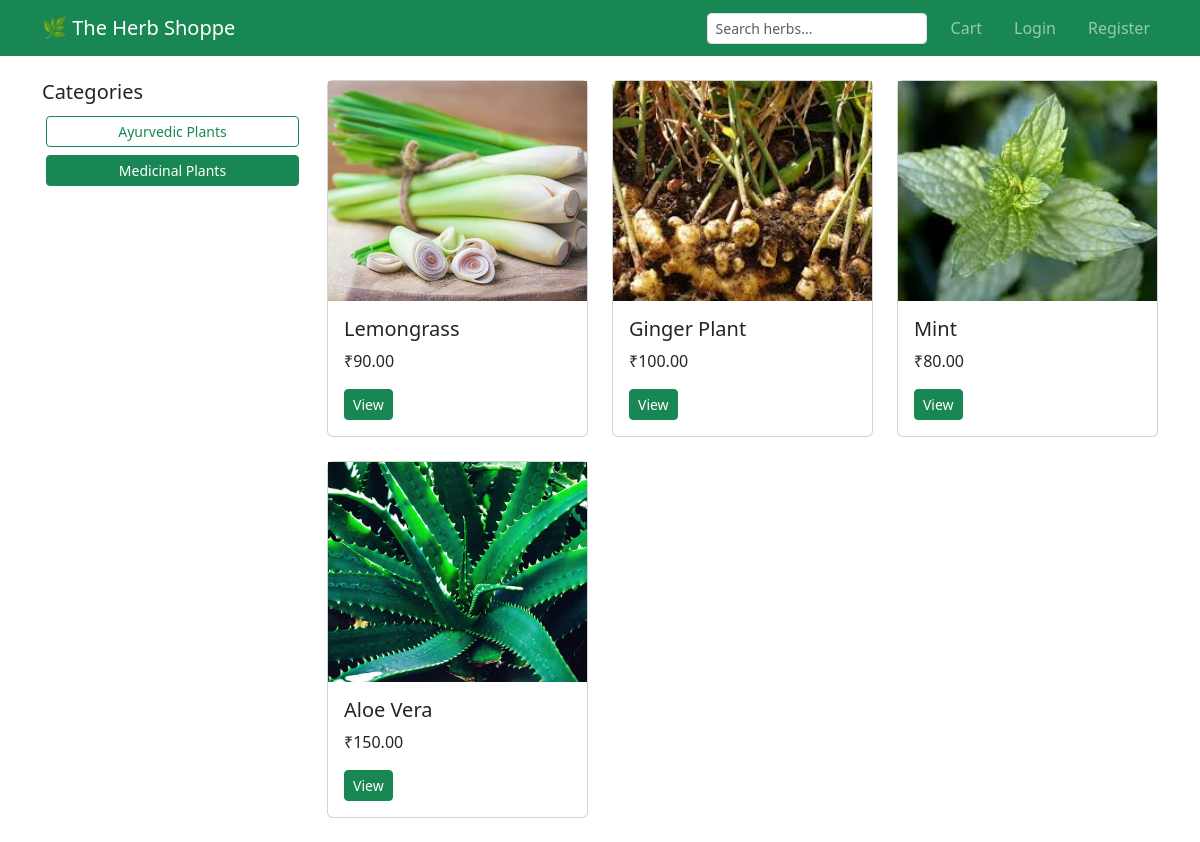
The page /category/Medicinal/ on the database its author committed.
### products/models.py (models this page shows, shortened)
class Category(models.Model):
    name = models.CharField(max_length=100, unique=True)
    slug = models.SlugField(max_length=120, unique=True)
    image = models.ImageField(upload_to='categories/', blank=True, null=True)
    is_active = models.BooleanField(default=True)
    class Meta:
        verbose_name_plural = "Categories"
        ordering = ['name']

class Product(models.Model):
    category = models.ForeignKey(
        Category,
        on_delete=models.CASCADE,
        related_name='products'
    )
    name = models.CharField(max_length=200)
    slug = models.SlugField(max_length=220, unique=True)
    description = models.TextField()
    price = models.DecimalField(max_digits=8, decimal_places=2)
    stock = models.PositiveIntegerField()
    image = models.ImageField(upload_to='products/')
    is_available = models.BooleanField(default=True)
    is_trending = models.BooleanField(default=False)
    is_featured = models.BooleanField(default=False)
    created_at = models.DateTimeField(auto_now_add=True)
    updated_at = models.DateTimeField(auto_now=True)
    class Meta:
        ordering = ['-created_at']

### products/views.py (the view)
# urls.py: path('', views.product_list, name='product_list'),
def product_list(request, category_slug=None):
    query = request.GET.get('q')
    categories = Category.objects.all()
    products = Product.objects.all()
    if category_slug:
        category = Category.objects.get(slug=category_slug)
        products = products.filter(category=category)
    else:
        category = None
    if query:
        products = products.filter(
            Q(name__icontains=query) |
            Q(description__icontains=query)
        )
    context = {
        'products': products,
        'categories': categories,
        'category': category,
        'query': query,
    }
    return render(request, 'products/product_list.html', context)

### templates/products/product_list.html (shortened to what this page needs)
{% extends 'base.html' %}
{% block content %}
<div class="row">
  <div class="col-md-3">
    <h5>Categories</h5>
    <ul class="list-group">
      {% for cat in categories %}
         {% if cat.slug %}
     <li class="list-group-item border-0 p-1">
  <a href="{% url 'products:category_filter' cat.slug %}"
     class="btn btn-outline-success btn-sm w-100
     {% if category and category.slug == cat.slug %} active {% endif %}">
    {{ cat.name }}
  </a>
</li>
    {% endif %}
      {% endfor %}
    </ul>
  </div>
  <div class="col-md-9">
    <div class="row">
      {% for product in products %}
        <div class="col-md-4 mb-4">
          <div class="card h-100 product-card">
            <div class="product-image-wrapper">
            <img src="{{ product.image.url }}" alt="{{ product.name }}">
            </div>
            <div class="card-body">
              <h5 class="card-title">{{ product.name }}</h5>
              <p class="card-text">₹{{ product.price }}</p>
              <a href="{% url 'products:product_detail' product.slug %}"
                 class="btn btn-success btn-sm">View</a>
            </div>
          </div>
        </div>
      {% endfor %}
    </div>
  </div>
</div>
{% endblock %}

### templates/base.html (style rules this page uses)
.product-image-wrapper { width: 100%; height: 220px; overflow: hidden; display: flex; align-items: center; justify-content: center; background: #f8f9fa; }
.product-image-wrapper img { width: 100%; height: 100%; object-fit: cover; transition: transform 0.4s ease; }
.product-card { transition: transform 0.3s ease, box-shadow 0.3s ease; }
.list-group .btn { transition: all 0.2s ease; }
.list-group .btn:hover, .list-group .btn.active { background-color: #198754; color: #fff; border-color: #198754; }

### rows shown on the page
Category: name "Ayurvedic Plants"
Category: name "Medicinal Plants"
Product: image (picture), name "Lemongrass", price "90.00"
Product: image (picture), name "Ginger Plant", price "100.00"
Product: image (picture), name "Mint", price "80.00"
Product: image (picture), name "Aloe Vera", price "150.00"
